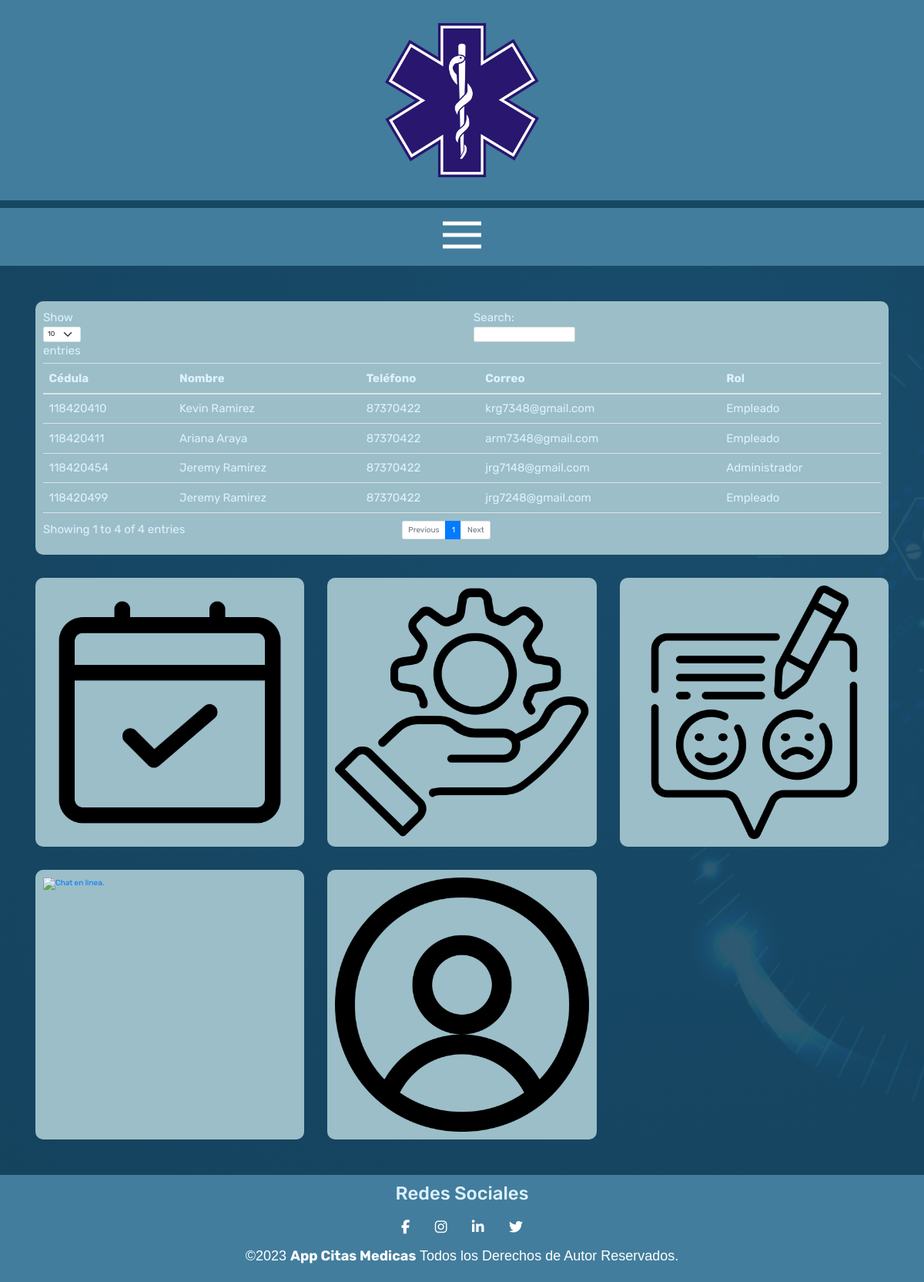
The app's page /dashboard.php (signed in), older data.
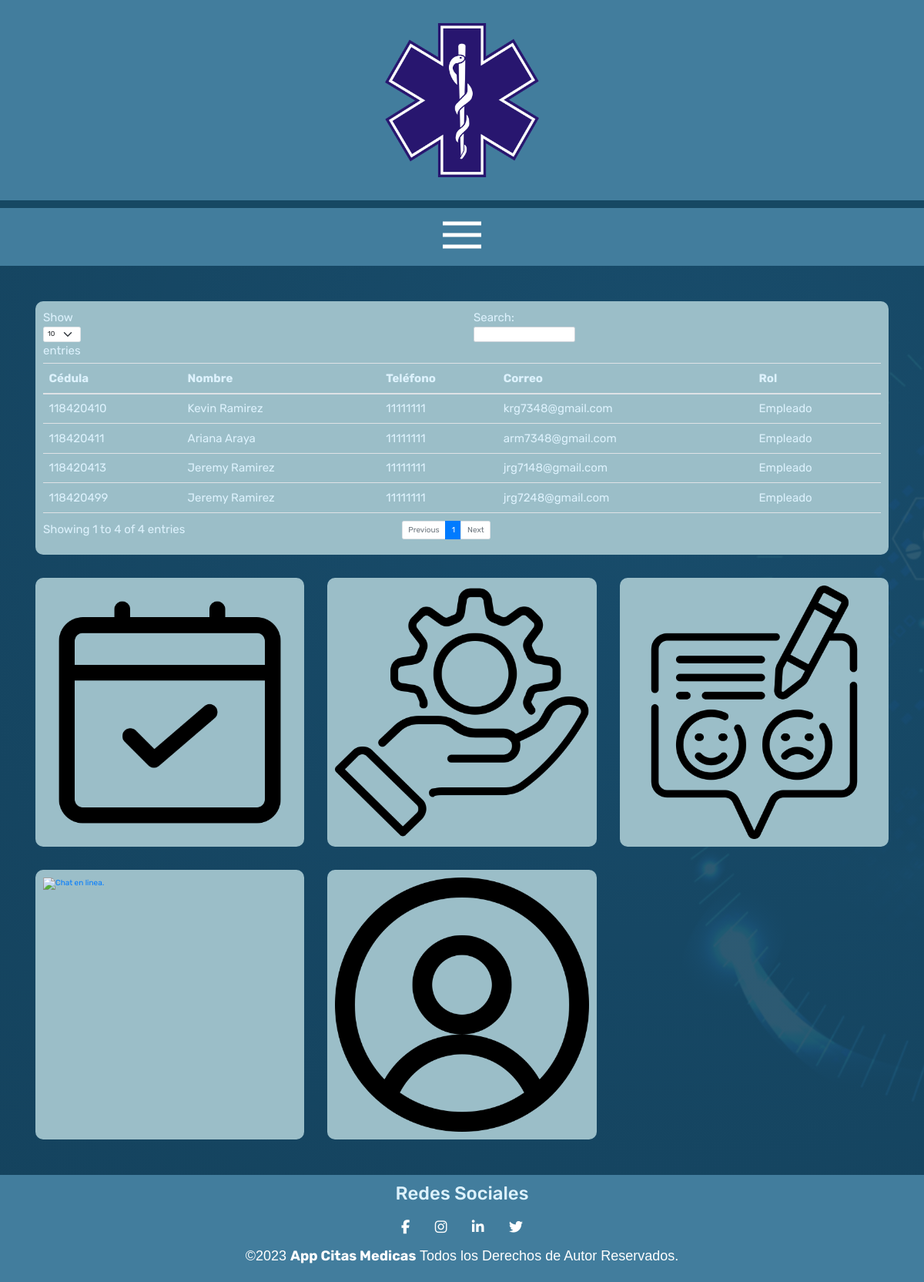
The same page, newer data.
### tables this page shows
CREATE TABLE `tab_usuarios` (
    `Cédula` VARCHAR(255) NOT NULL,
    `PrimerNombre` VARCHAR(100) NOT NULL,
    `SegundoNombre` VARCHAR(100) NULL,
    `PrimerApellido` VARCHAR(100) NOT NULL,
    `SegundoApellido` VARCHAR(100) NOT NULL,
    `Teléfono` VARCHAR(100) NOT NULL,
    `Correo` VARCHAR(100) NOT NULL,
    `Contraseña` VARCHAR(255) NOT NULL,
    `TipoSangre` VARCHAR(2) NULL,
    `Estatura` DOUBLE NULL,
    `Peso` DOUBLE NULL,
    PRIMARY KEY (`Cédula`)
);

CREATE TABLE `tab_rolesusuario` (
    `CodRol` INT NOT NULL,
    `Cédula` VARCHAR(255) NOT NULL,
    PRIMARY KEY (`Cédula`, `CodRol`),
    FOREIGN KEY (`CodRol`) REFERENCES `tab_roles`(`CodRol`) ON DELETE CASCADE ON UPDATE CASCADE,
    FOREIGN KEY (`Cédula`) REFERENCES `tab_usuarios`(`Cédula`) ON DELETE CASCADE ON UPDATE CASCADE
);

### dbCRUD/datosCRUD.php (called while the page is built, shortened)
<?php
function getDatosArray($sql) {
    $retorno = array();
    try {
        $oConexion = Conecta();
        if(mysqli_set_charset($oConexion, "utf8")){
            if(!$result = mysqli_query($oConexion, $sql)) die();
            while ($row = mysqli_fetch_array($result)) {
                $retorno[] = $row;
            }
        }
    } catch (Throwable $th) {
        error_log($th, 0);
    }finally{
        Desconecta($oConexion);
    }
    return $retorno;
}

### dashboard.php (the view, shortened to what this page needs)
<?php
    require_once "templates/head.php";
    require_once "templates/headerNavbar.php";
?>
    <main class="contenedor__dashboard">
        <div class="contenido__usuarios" id="contenido__usuarios">
            <div class="contenido__tabla">
                <div class='table-responsive'>
                <?php
                    try {
                        $query = "SELECT Cédula, PrimerNombre, PrimerApellido, Teléfono, Correo FROM tab_usuarios";
                        $rolUsuario = "";
                        $usuarios = getDatosArray($query);
                        if(!empty($usuarios)){
                            echo "<table id = 'tabla__datos' class = 'table table-stripped'>";
                            echo "<thead>";
                            echo "<tr>\n
                                    <th>Cédula</th>\n
                                    <th>Nombre</th>\n
                                    <th>Teléfono</th>\n
                                    <th>Correo</th>\n
                                    <th>Rol</th>\n";
                            echo "</tr>";
                            echo "</thead>";
                            echo "<tbody>";
                            foreach($usuarios as $usuario){
                                echo "<tr>";
                                echo "<td id='codigo'>{$usuario['Cédula']}</td>";
                                echo "<td id='nombre'>{$usuario['PrimerNombre']} {$usuario['PrimerApellido']}</td>";
                                echo "<td id='telefono'>{$usuario['Teléfono']}</td>";
                                echo "<td id='correo'>{$usuario['Correo']}</td>";
                                $queryRoles = "SELECT ru.CodRol FROM tab_usuarios u
                                LEFT JOIN tab_rolesusuario ru ON u.Cédula = ru.Cédula
                                WHERE u.Cédula = {$usuario['Cédula']}";
                                $roles = getDatosArray($queryRoles);
                                foreach ($roles as &$rol) {
                                    if($rol['CodRol']== 1){
                                        $rolUsuario = 'Cliente';
                                    } else if ($rol['CodRol'] == 2) {
                                        $rolUsuario = 'Empleado';
                                    } else if ($rol['CodRol'] == 3) {
                                        $rolUsuario = 'Administrador';
                                    }
                                }
                                echo "<td id='rol'>{$rolUsuario}</td>";
                                echo "</tr>";
                            }
                            echo "</tbody>";
                            echo "</table>";
                        }
                        else{
                            echo "No hay usuarios!";
                        }
                    } catch(Throwable $th) {
                        error_log($th, 0);
                    }
                ?>
                </div>
            </div>
        </div>
        <div class="contenido__admin">
            <a href="citas.php"><img src="img/citas.png" alt="Icono citas."></a>
        </div>
        <div class="contenido__admin">
            <a href="servicios.php"><img src="img/servicios.png" alt="Icono servicios."></a>
        </div>
        <div class="contenido__admin">
            <a href="soporteFeedback.php"><img src="img/feedback.png" alt="Icono feedback."></a>
        </div>
        <div class="contenido__admin">
            <a href="chatEnLinea.php"><img src="img/chat.png" alt="Chat en linea."></a>
        </div>
        <div class="contenido__admin">
            <a href="perfil.php"><img src="img/perfil.png" alt="Icono perfil."></a>
        </div>
    </main>
<?php
    require_once "templates/footer.php";
?>

Row changes from the older to the newer data that the page shows:
removed tab_usuarios: Cédula "118420454", PrimerNombre "Jeremy", PrimerApellido "Ramirez", Teléfono "87370422", Correo "jrg7148@gmail.com", tab_rolesusuario.CodRol "Administrador"
changed tab_usuarios "Kevin": Teléfono "87370422" → "11111111"
changed tab_usuarios "Ariana": Teléfono "87370422" → "11111111"
added tab_usuarios: Cédula "118420413", PrimerNombre "Jeremy", PrimerApellido "Ramirez", Teléfono "11111111", Correo "jrg7148@gmail.com", $rolUsuario "Empleado"
changed tab_usuarios "jrg7248@gmail.com": Teléfono "87370422" → "11111111"
